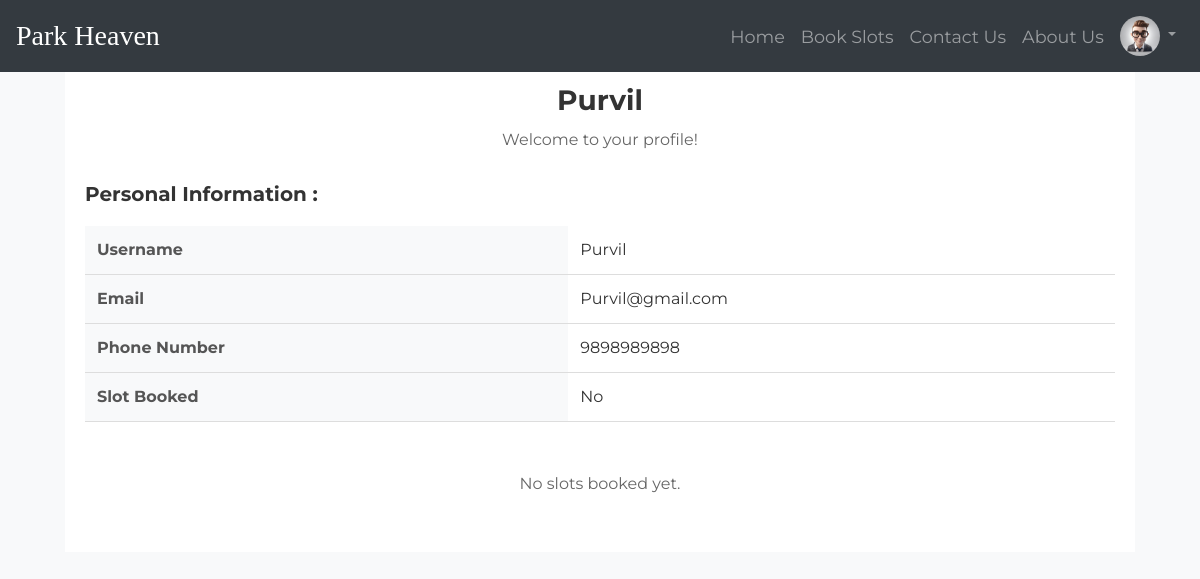
The app's page /Profile.php (signed in) with its own data.
### tables this page shows
CREATE TABLE `users` (
  `Id` int(11) NOT NULL,
  `U_Name` varchar(255) NOT NULL,
  `U_Email` varchar(255) NOT NULL,
  `Password` varchar(255) NOT NULL,
  `Phone_number` varchar(10) DEFAULT NULL
);

### Profile.php (the view, shortened to what this page needs)
<?php
include 'Connection.php';
$user_name = $_SESSION['user'];
$sql_user = 'SELECT U_Name, U_Email, Phone_number FROM users WHERE U_Name = ?';
$stmt_user = $conn->prepare($sql_user);
$stmt_user->bind_param('s', $user_name);
if (!$stmt_user->execute()) {
    echo 'Error executing user query: ' . $stmt_user->error;
    exit();
}
$result_user = $stmt_user->get_result();
$user_data = $result_user->fetch_assoc();
if ($user_data) {
    $sql_booking = "SELECT b.slot_id, s.location, b.vehicle_no, s.price, b.seat_number
                    FROM bookings b
                    JOIN slots s ON b.slot_id = s.id
                    WHERE b.user_name = ?";
    $stmt_booking = $conn->prepare($sql_booking);
    $stmt_booking->bind_param('s', $user_name);
    $result_booking = $stmt_booking->get_result();
    $bookings = $result_booking->fetch_all(MYSQLI_ASSOC);
    $has_bookings = !empty($bookings);
    $total_cost = 0;
} else {
    echo 'No user data found.';
}
$slot_booked = $has_bookings ? 'Yes' : 'No';
?>
<!DOCTYPE html>
<html lang='en'>
<head>
    <link rel='stylesheet' href='./bootstrap.min.css'>
    <link rel='stylesheet' href='./Styles.css'>
</head>
<body>
    <div>
        <?php include './Includes/Unavbar.php';
        ?>
    </div>
    <div class='container col-11'>
        <div class='profile-container mt-3'>
            <div class='profile-header mt-5'>
                <h2>
                    <?php echo htmlspecialchars($user_data['U_Name']);
                    ?>
                </h2>
                <p>Welcome to your profile!</p>
            </div>
            <div class='profile-details'>
                <h4>Personal Information :</h4>
                <table>
                    <tr>
                        <th>Username</th>
                        <td>
                            <?php echo htmlspecialchars($user_data['U_Name']);
                            ?>
                        </td>
                    </tr>
                    <tr>
                        <th>Email</th>
                        <td>
                            <?php echo htmlspecialchars($user_data['U_Email']);
                            ?>
                        </td>
                    </tr>
                    <tr>
                        <th>Phone Number</th>
                        <td>
                            <?php echo htmlspecialchars($user_data['Phone_number'] ?: 'N/A');
                            ?>
                        </td>
                    </tr>
                    <tr>
                        <th>Slot Booked</th>
                        <td>
                            <?php echo $slot_booked;
                            ?>
                        </td>
                    </tr>
                </table>
            </div>
            <?php if ($slot_booked == 'Yes'): ?>
                <div class='booking-details'>
                    <h4>Booked Slots :</h4>
                    <table>
                        <thead>
                            <tr>
                                <th>No.</th>
                                <th>Location</th>
                                <th>Slot #</th>
                                <th>Vehicle No</th>
                                <th>Price</th>
                            </tr>
                        </thead>
                        <tbody>
                            <?php
                            $i = 1;
                            foreach ($bookings as $booking): ?>
                                <tr>
                                    <td>
                                        <?php echo $i++;
                                        ?>
                                    </td>
                                    <td>
                                        <?php echo htmlspecialchars($booking['location']);
                                        ?>
                                    </td>
                                    <td>
                                        <?php echo htmlspecialchars($booking['seat_number']);
                                        ?>
                                    </td>
                                    <td>
                                        <?php echo htmlspecialchars($booking['vehicle_no']);
                                        ?>
                                    </td>
                                    <td>Rs.
                                        <?php echo htmlspecialchars($booking['price']);
                                        ?>
                                    </td>
                                </tr>
                            <?php endforeach;
                            ?>
                            <tr style='font-weight: bold; background-color: #f8f9fa;'>
                                <td colspan='4' style='text-align: right;'>Total Cost</td>
                                <td>Rs.
                                    <?php echo htmlspecialchars($total_cost);
                                    ?>
                                </td>
                            </tr>
                        </tbody>
                    </table>
                </div>
            <?php else: ?>
                <div class='no-bookings'>
                    <p>No slots booked yet.</p>
                </div>
            <?php endif;
            ?>
        </div>
    </div>
</body>
</html>

### Styles.css (style rules this page uses)
* { margin: 0; padding: 0; font-family: 'Montserrat', sans-serif; font-style: normal; scroll-behavior: smooth; }

### Profile.php (style rules this page uses)
body { margin: 0; padding: 0; background-color: #f8f9fa; font-family: 'Arial', sans-serif; }
.profile-container { width: 100%; padding: 20px; background-color: #ffffff; }
.profile-header { text-align: center; margin-bottom: 30px; }
.profile-header h2 { font-size: 28px; font-weight: bold; color: #333; margin-bottom: 10px; }
.profile-header p { font-size: 16px; color: #666; }
.profile-details { margin-bottom: 30px; }
.profile-details h4 { font-size: 20px; font-weight: bold; color: #333; margin-bottom: 20px; }
.profile-details table { width: 100%; border-collapse: collapse; }
.profile-details th, .profile-details td { padding: 12px; border-bottom: 1px solid #ddd; font-size: 16px; }
.profile-details th { background-color: #f8f9fa; font-weight: bold; color: #555; text-align: left; }
.profile-details td { color: #333; }
.no-bookings { font-size: 16px; color: #666; text-align: center; padding: 20px; }

### records on screen
users: U_Name "Purvil", U_Email "Purvil@gmail.com", Phone_number "9898989898"

### other values on screen
$slot_booked "No"
